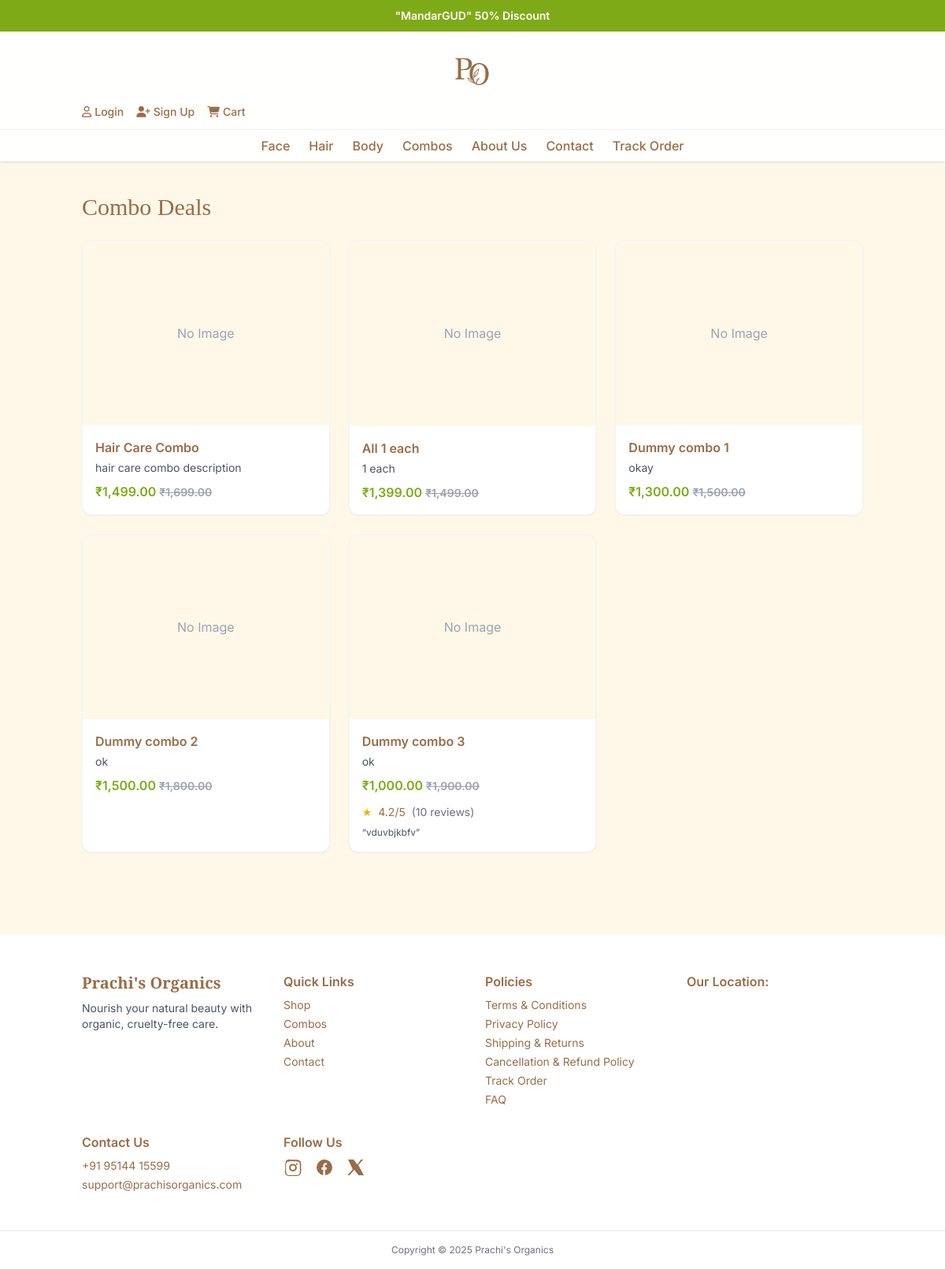
Screenshot of /combos/ with the database file from the repository.
### store/models.py (models this page shows, shortened)
class Offer(models.Model):
    title = models.CharField(max_length=120)
    subtitle = models.CharField(max_length=200, blank=True)
    cta_text = models.CharField(max_length=40, blank=True)
    cta_url = models.CharField(max_length=200, blank=True)
    is_active = models.BooleanField(default=True)
    sort_order = models.PositiveIntegerField(default=0)
    class Meta:
        ordering = ['sort_order', 'id']

class ComboDeal(models.Model):
    name = models.CharField(max_length=200)
    slug = models.SlugField(max_length=220, unique=True)
    description = models.TextField()
    original_price = models.DecimalField(max_digits=10, decimal_places=2)
    discounted_price = models.DecimalField(max_digits=10, decimal_places=2)
    products = models.ManyToManyField(Product, related_name='combo_deals', blank=True)
    image = models.ImageField(upload_to='combos/', blank=True, null=True)
    image = CloudinaryField('image', blank=True, null=True)

class Review(models.Model):
    product = models.ForeignKey(Product, on_delete=models.CASCADE, related_name='reviews')
    user = models.ForeignKey('CustomUser', on_delete=models.CASCADE, related_name='reviews')
    rating = models.PositiveSmallIntegerField()
    comment = models.TextField()
    created_at = models.DateTimeField(auto_now_add=True)
    is_approved = models.BooleanField(default=True)
    photo = models.ImageField(upload_to='reviews/', blank=True, null=True)
    class Meta:
        ordering = ['-created_at']

class SiteSettings(models.Model):
    brand_tagline = models.CharField(max_length=255, blank=True, default='Nourish your natural beauty with organic, cruelty-free care.')
    support_email = models.EmailField(blank=True, null=True)
    support_phone = models.CharField(max_length=50, blank=True, default='')
    instagram_url = models.URLField(blank=True, default='')
    facebook_url = models.URLField(blank=True, default='')
    twitter_url = models.URLField(blank=True, default='')
    youtube_url = models.URLField(blank=True, default='')
    pinterest_url = models.URLField(blank=True, default='')
    require_review_moderation = models.BooleanField(default=False)
    class Meta:
        verbose_name = 'Site Settings'
        verbose_name_plural = 'Site Settings'

### store/views.py (the view)
# urls.py: path('combos/', views.combo_deals_view, name='combos'),
def combo_deals_view(request):
    from django.db.models import Prefetch, Avg, Count
    site_cfg = None
    try:
        from .models import SiteSettings
        site_cfg = SiteSettings.objects.first()
    except Exception:
        site_cfg = None
    reviews_qs = Review.objects.select_related('user').order_by('-created_at')
    if site_cfg and site_cfg.require_review_moderation:
        reviews_qs = reviews_qs.filter(is_approved=True)
    combos = ComboDeal.objects.prefetch_related(
        Prefetch('products__reviews', queryset=reviews_qs, to_attr='combo_visible_reviews')
    ).all()
    combo_meta = {}
    for combo in combos:
        all_reviews = []
    for p in combo.products.all():
        if hasattr(p, 'combo_visible_reviews'):
            all_reviews.extend(p.combo_visible_reviews)
    count_reviews = len(all_reviews)
    if count_reviews:
        avg_rating = sum([r.rating for r in all_reviews]) / count_reviews
        latest = all_reviews[0]
    else:
        avg_rating = 0
        latest = None
    combo.avg_rating = avg_rating
    combo.review_count = count_reviews
    combo.latest_review = latest
    return render(request, 'store/combos.html', {'combos': combos, 'combo_meta': combo_meta})

### store/templatetags/currency.py (called while the page is built)
@register.filter(name='inr')
def inr(value):
    try:
        amount = float(value)
    except Exception:
        return value
    return f"₹{amount:,.2f}"

### store/templates/store/combos.html (shortened to what this page needs)
{% extends 'store/base.html' %}
{% load currency %}
{% block content %}
<section class="container mx-auto px-4 py-10">
  <h1 class="font-serif text-3xl mb-6">Combo Deals</h1>
  <div class="grid md:grid-cols-3 gap-6">
    {% for combo in combos %}
      <a href="{% url 'store:combo_detail' combo.slug %}" class="group bg-white rounded-xl border border-gray-100 shadow-sm hover:shadow-md transition overflow-hidden">
        <div class="aspect-[4/3] bg-brandBeige relative overflow-hidden">
        </div>
        <div class="p-4">
          <div class="font-semibold mb-1 line-clamp-1">{{ combo.name }}</div>
          <div class="text-sm text-gray-600 mb-2 line-clamp-2">{{ combo.description|truncatechars:120 }}</div>
          <div class="text-brandGreen font-semibold">{{ combo.discounted_price|inr }} <span class="text-gray-400 line-through text-sm">{{ combo.original_price|inr }}</span></div>
          {% if combo.review_count %}
          <div class="mt-3 flex items-center gap-2 text-sm">
          <span class="text-yellow-500">★</span>
          <span>{{ combo.avg_rating|floatformat:1 }}/5</span>
          <span class="text-gray-500">({{ combo.review_count }} reviews)</span>
          </div>
          {% endif %}
          {% if combo.latest_review %}
          <div class="mt-2 text-xs text-gray-600 line-clamp-2">“{{ combo.latest_review.comment }}”</div>
          {% endif %}
        </div>
      </a>
    {% empty %}
      <div class="text-gray-500">No combo deals available.</div>
    {% endfor %}
  </div>
</section>
{% endblock %}

### store/templates/store/base.html (shortened to what this page needs)
<!DOCTYPE html>
<html lang="en">
<head>
    <link rel="stylesheet" href="https://cdnjs.cloudflare.com/ajax/libs/font-awesome/6.5.0/css/all.min.css" />
  <link
rel="stylesheet"
href="https://cdnjs.cloudflare.com/ajax/libs/font-awesome/6.5.0/css/all.min.css"
integrity="sha512-rXnZyQwGQ3p8m2CWhdDL9nUgU3H6yXc3y3Rzv8z5hJHtK5gYz8nRrWrY+LW0V8P5pJoN5nBxDo4QmGkx5oTn3A=="
crossorigin="anonymous"
referrerpolicy="no-referrer" />
    <script src="https://cdn.tailwindcss.com"></script>
    <link rel="stylesheet" href="https://cdnjs.cloudflare.com/ajax/libs/font-awesome/6.6.0/css/all.min.css" />
{% load currency %}
</head>
<body class="bg-brandBeige text-brandBrown font-sans">
    <div class="w-full bg-brandGreen text-white text-sm">
        <div class="container mx-auto px-4 relative overflow-hidden">
            <div class="flex w-full">
                <div class="relative w-full h-10">
                  <div class="absolute inset-0 flex items-center justify-center transition-opacity duration-500" style="opacity:1" id="offer-slide-0">
                    {% if header_offers|length > 0 %}
                      <div class="text-center">
                        <span class="font-semibold">{{ header_offers.0.title }}</span>
                      </div>
                    {% else %}
                      <div>Free shipping on orders over $50! | 100% Organic • Cruelty-Free • Handmade</div>
                    {% endif %}
                  </div>
                </div>
              </div>
        </div>
    </div>
<header class="bg-white/90 backdrop-blur sticky top-0 z-30 shadow">
  <div class="container mx-auto px-4 py-3 grid  items-center">
    <a href="/" class="text-xl md:text-2xl font-serif font-semibold text-brandBrown flex justify-center">
      <img src="/media/icons/logo_po.png" alt="Prachi's Organics Logo" class="h-20 w-auto" />
    </a>
<div class="flex items-center gap-4 text-brandBrown text-sm font-medium">
  {% if request.user.is_authenticated %}
    <a href="/profile/" class="hover:text-brandGreen flex items-center gap-1"><i class="fa-regular fa-user"></i> Account</a>
    <a href="/logout/" class="hover:text-brandGreen flex items-center gap-1"><i class="fa-solid fa-right-from-bracket"></i> Logout</a>
  {% else %}
    <a href="/login/" class="hover:text-brandGreen flex items-center gap-1"><i class="fa-regular fa-user"></i> Login</a>
    <a href="/signup/" class="hover:text-brandGreen flex items-center gap-1"><i class="fa-solid fa-user-plus"></i> Sign Up</a>
  {% endif %}
  <a href="/cart/" class="hover:text-brandGreen flex items-center gap-1"><i class="fa-solid fa-cart-shopping"></i> Cart</a>
</div>
  </div>
  <nav class="hidden md:flex justify-center gap-6 py-2 text-brandBrown font-medium border-t border-gray-100">
    <div class="group relative">
      <a class="hover:text-brandGreen" href="/products/?category=skin-care">Face</a>
    </div>
    <div class="group relative">
      <a class="hover:text-brandGreen" href="/products/?category=hair-care">Hair</a>
    </div>
    <div class="group relative">
      <a class="hover:text-brandGreen" href="/products/?category=body-care">Body</a>
    </div>
    <a class="hover:text-brandGreen" href="/combos/">Combos</a>
    <a class="hover:text-brandGreen" href="/about/">About Us</a>
    <a class="hover:text-brandGreen" href="/contact/">Contact</a>
    <a class="hover:text-brandGreen" href="/track_order/">Track Order</a>
  </nav>
</header>
    <main>
        {% block content %}{% endblock %}
    </main>
    <footer class="mt-16 bg-white">
      <div class="container mx-auto px-4 py-12 grid md:grid-cols-4 gap-8 animate-fade-up">
        <div>
          <div class="text-xl font-serif font-semibold mb-2">Prachi's Organics</div>
          <p class="text-sm text-gray-600">
            {{ site_settings.brand_tagline|default:"Nourish your natural beauty with organic, cruelty-free care." }}
          </p>
        </div>
        <div>
          <div class="font-semibold mb-2">Quick Links</div>
          <ul class="space-y-1 text-sm">
            <li><a class="hover:text-brandGreen" href="/products/">Shop</a></li>
            <li><a class="hover:text-brandGreen" href="/combos/">Combos</a></li>
            <li><a class="hover:text-brandGreen" href="/about/">About</a></li>
            <li><a class="hover:text-brandGreen" href="/contact/">Contact</a></li>
          </ul>
        </div>
        <div>
          <div class="font-semibold mb-2">Policies</div>
          <ul class="space-y-1 text-sm">
            <li><a class="hover:text-brandGreen" href="/terms/">Terms & Conditions</a></li>
            <li><a class="hover:text-brandGreen" href="/privacy/">Privacy Policy</a></li>
            <li><a class="hover:text-brandGreen" href="/returns/">Shipping & Returns</a></li>
            <li><a class="hover:text-brandGreen" href="/refund/">Cancellation & Refund Policy</a></li>
            <li><a class="hover:text-brandGreen" href="/track_order/">Track Order</a></li>
            <li><a class="hover:text-brandGreen" href="/faq/">FAQ</a></li>
          </ul>
        </div>
        <div id="wrapper-9cd199b9cc5410cd3b1ad21cab2e54d3">
          <div class="font-semibold mb-2">Our Location: </div>
            </div>
        <div>
          <div class="font-semibold mb-2">Contact Us</div>
          <ul class="space-y-1 text-sm">
            <li>{{ site_settings.support_phone|default:'+91 95144 15599' }}</li>
            <li>{{ site_settings.support_email|default:'support@prachisorganics.com' }}</li>
          </ul>
        </div>
        <div>
          <div class="font-semibold mb-2">Follow Us</div>
          <div class="flex gap-4 text-brandBrown">
            <a href="{{ site_settings.instagram_url|default:'#' }}" target="_blank" rel="noopener"
              class="transition-transform hover:-translate-y-0.5 hover:text-brandGreen">
            </a>
            <a href="{{ site_settings.facebook_url|default:'#' }}" target="_blank" rel="noopener"
              class="transition-transform hover:-translate-y-0.5 hover:text-brandGreen">
              <svg xmlns="http://www.w3.org/2000/svg" fill="currentColor" viewBox="0 0 24 24" class="w-6 h-6">
                <path d="M22 12a10 10 0 1 0-11.6 9.9v-7h-2v-3h2v-2.3c0-2 1.2-3.1 3-3.1.9 0 1.8.1 1.8.1v2h-1c-1 0-1.3.6-1.3 1.2V12h2.2l-.4 3h-1.8v7A10 10 0 0 0 22 12"/>
              </svg>
            </a>
            <a href="{{ site_settings.twitter_url|default:'#' }}" target="_blank" rel="noopener"
              class="transition-transform hover:-translate-y-0.5 hover:text-brandGreen">
              <svg xmlns="http://www.w3.org/2000/svg" fill="currentColor" viewBox="0 0 24 24" class="w-6 h-6">
                <path d="M18.36 2H21.2l-6.2 7.1L22 22h-6.8l-5.3-7-6 7H1.3l6.6-7.6L2 2h7l4.8 6.5L18.4 2h-.04Z"/>
              </svg>
            </a>
          </div>
        </div>
      </div>
      <div class="border-t py-4 text-xs text-gray-500">
        <div class="container mx-auto px-4 text-center">
          <div>Copyright © {{ now|default:2025 }} Prachi's Organics</div>
        </div>
      </div>
    </footer>
</body>
</html>

### store/templates/store/base.html (style rules this page uses)
html, body { overflow-x: hidden !important; }
.animate-fade-up { animation: fadeUp .7s ease-out both; }

### rows the page displays
Offer: title "\"MandarGUD\" 50% Discount"
ComboDeal: name "Hair Care Combo", description "hair care combo description", discounted_price|inr "₹1,499.00", original_price|inr "₹1,699.00"
ComboDeal: name "All 1 each", description "1 each", discounted_price|inr "₹1,399.00", original_price|inr "₹1,499.00"
ComboDeal: name "Dummy combo 1", description "okay", discounted_price|inr "₹1,300.00", original_price|inr "₹1,500.00"
ComboDeal: name "Dummy combo 2", description "ok", discounted_price|inr "₹1,500.00", original_price|inr "₹1,800.00"
ComboDeal: name "Dummy combo 3", description "ok", discounted_price|inr "₹1,000.00", original_price|inr "₹1,900.00", avg_rating "4.2", review_count "10", latest_review.comment "vduvbjkbfv"
SiteSettings: brand_tagline "Nourish your natural beauty with organic, cruelty-free care.", support_phone "+91 95144 15599", support_email "support@prachisorganics.com"

### other values shown
{{ now|default:2025 }} "2025"
